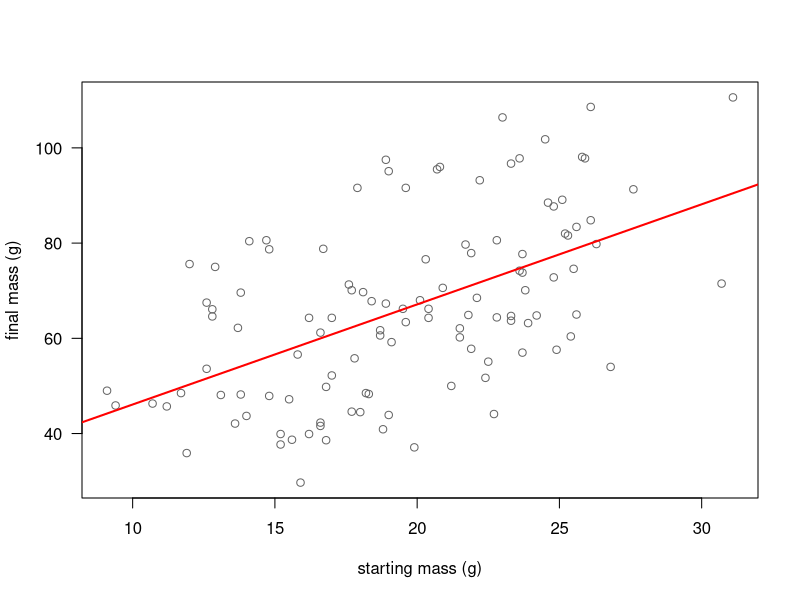
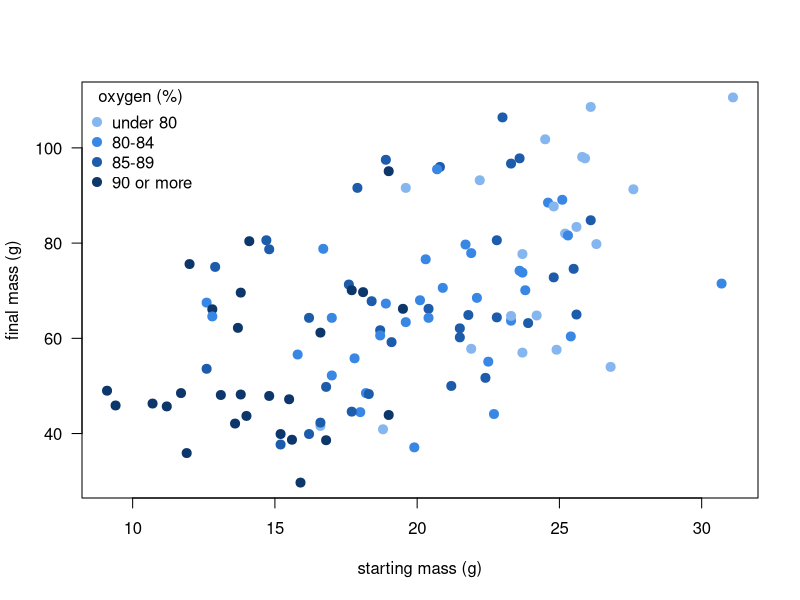

Source code (R) for these figures, in order:
## ---- chunk 1
knitr::opts_chunk$set(echo = FALSE, message = FALSE, warning = FALSE, collapse = TRUE, comment = "#>")
knitr::opts_knit$set(global.par = TRUE)

# Numbers in the text: fixed decimals and a real minus sign.
num <- function(x, digits = 2) sub("-", "−", formatC(x, format = "f", digits = digits))
## ---- chunk 2
par(las = 1, bty = "o")    # horizontal axis numbers, full box around the plot
## ---- chunk 3
trout <- read.csv("data/trout.csv")
head(trout)
## ---- chunk 4
fit1 <- lm(final_mass ~ start_mass, data = trout)
summary(fit1)
## ---- chunk 5
plot(trout$start_mass, trout$final_mass, col = "grey40",
     xlab = "starting mass (g)", ylab = "final mass (g)")
abline(fit1, col = "red", lwd = 2)
## ---- chunk 6
fit2 <- lm(final_mass ~ start_mass + oxygen, data = trout)
summary(fit2)
## ---- chunk 7
fit_oxygen <- lm(final_mass ~ oxygen, data = trout)
summary(fit_oxygen)
## ---- chunk 8
oxygen_bins <- cut(trout$oxygen, breaks = c(-Inf, 80, 85, 90, Inf), right = FALSE,
                   labels = c("under 80", "80-84", "85-89", "90 or more"))
oxygen_cols <- c("#86b6ef", "#3987e5", "#1c5cab", "#0d366b")    # light = little oxygen, dark = much
plot(trout$start_mass, trout$final_mass, pch = 19, cex = 1.2, col = oxygen_cols[oxygen_bins],
     xlab = "starting mass (g)", ylab = "final mass (g)")
legend("topleft", title = "oxygen (%)", legend = levels(oxygen_bins),
       col = oxygen_cols, pch = 19, pt.cex = 1.2, bty = "n")
## ---- chunk 9
round(cor(trout[, c("start_mass", "oxygen", "final_mass")]), 2)
## ---- chunk 10
confint(fit1)
confint(fit2)
confint(fit_oxygen)
## ---- chunk 11
ci1 <- round(confint(fit1)["start_mass", ], 2)
## ---- chunk 12
round(tapply(trout$final_mass, trout$diet, mean), 1)
## ---- chunk 13
fit_codes <- lm(final_mass ~ diet, data = trout)
summary(fit_codes)

fit_diet <- lm(final_mass ~ factor(diet), data = trout)
summary(fit_diet)
## ---- chunk 14
round(tapply(trout$start_mass, trout$diet, mean), 1)
round(tapply(trout$final_mass, trout$diet, mean), 1)
## ---- chunk 15
fit_diet_start <- lm(final_mass ~ factor(diet) + start_mass, data = trout)
summary(fit_diet_start)
## ---- chunk 16
confint(fit_diet)
confint(fit_diet_start)
## ---- chunk 17
plant <- "factor(diet)3"
est_a <- coef(fit_diet)[[plant]]
est_b <- coef(fit_diet_start)[[plant]]
ci_a <- confint(fit_diet)[plant, ]
ci_b <- confint(fit_diet_start)[plant, ]
